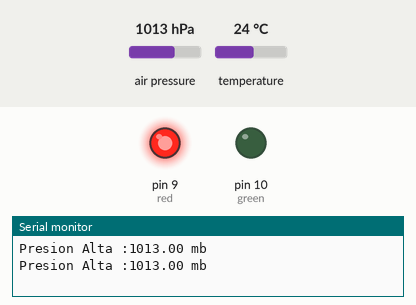
Simulated run of this sketch. Board: Arduino Uno, built with avr-gcc and run on an emulated ATmega328P. Shown: output pins drawn as LEDs (lit = HIGH), the last lines printed to the serial monitor. The test bench sets the inputs (shaded band); at power-on: air pressure 1013 hPa, temperature 24 °C.

Above: at 1.8 s.
1.9 s: air pressure set to 1011 hPa
3.4 s: air pressure set to 1008 hPa
At 5.0 s:
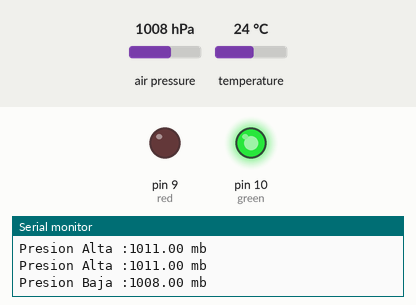
5.6 s: air pressure set to 1025 hPa
At 7.2 s:
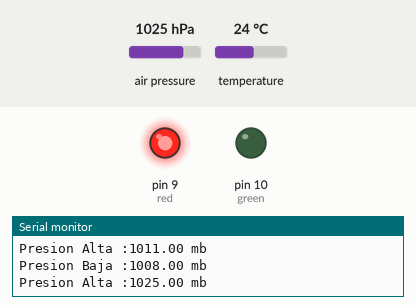
7.8 s: air pressure set to 952 hPa
At 9.8 s:
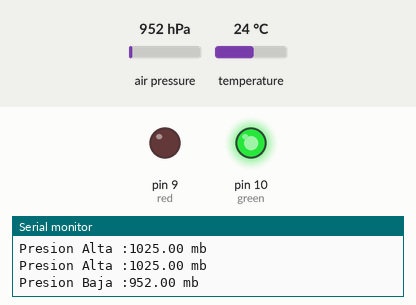
Timing chart, 0 to 10.9 s (numbered marks = the images above; inputs shaded):
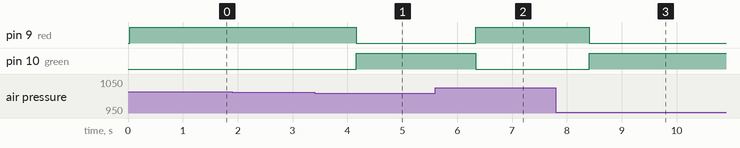

The sketch:

TP2EJ4.ino
```cpp
/* 4. Utilice el sensor bmp-180 para medir la presión ambiental, cree un a escala de dos valores (baja “verde” y alta “roja”),
si la presión esta alta debe parpadear cada 1 segundo y si es baja cada 2,15 segundos.*/

#include <SFE_BMP180.h>

SFE_BMP180 bmp180;

char status;
double T,P;

void setup() {
 Serial.begin(9600);
 pinMode(9, OUTPUT);//red
 pinMode(10, OUTPUT);//green
 bmp180.begin();
}

void loop() {
status = bmp180.startTemperature();//Inicio de lectura de temperatura
  if (status != 0)
  {
    delay(status); //Pausa para que finalice la lectura
    status = bmp180.getTemperature(T); //Obtener la temperatura
    if (status != 0)
    {
      status = bmp180.startPressure(3); //Inicio lectura de presión
      if (status != 0)
      {
        delay(status);//Pausa para que finalice la lectura
        status = bmp180.getPressure(P,T); //Obtenemos la presión
        if (status != 0)
        {
          rango(P);
        }
      }
    }
  }
}


void rango(double x){
    if (x>=1010){
      Serial.print("Presion Alta :");
      Serial.print(x,2);
      Serial.println(" mb");
      analogWrite(9, 255);
      analogWrite(10, 0);
      delay(1000);
    }
    if (x<1010){
      Serial.print("Presion Baja :");
      Serial.print(x,2);
      Serial.println(" mb");
      analogWrite(10, 255);
      analogWrite(9, 0);
      delay(2150);
    }
}
```

Measured:
- the behaviour switches between 1010 and 1009 hPa on air pressure (found by bisection; images 0 and 1)
- after the input at 3.4 s, pin 9 (red): HIGH → LOW after 0.76 s; pin 10 (green): LOW → HIGH after 0.76 s
- after the input at 5.6 s, pin 9 (red): LOW → HIGH after 0.74 s; pin 10 (green): HIGH → LOW after 0.74 s
- after the input at 7.8 s, pin 9 (red): HIGH → LOW after 0.61 s; pin 10 (green): LOW → HIGH after 0.61 s
